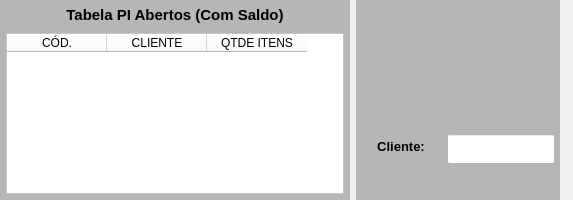
     <widget class="QWidget" name="widget_3" native="true">
      <property name="minimumSize">
       <size>
        <width>0</width>
        <height>200</height>
       </size>
      </property>
      <property name="maximumSize">
       <size>
        <width>16777215</width>
        <height>200</height>
       </size>
      </property>
      <layout class="QHBoxLayout" name="horizontalLayout_2">
       <property name="leftMargin">
        <number>0</number>
       </property>
       <property name="topMargin">
        <number>0</number>
       </property>
       <property name="rightMargin">
        <number>0</number>
       </property>
       <property name="bottomMargin">
        <number>0</number>
       </property>
       <item>
        <widget class="QWidget" name="widget_Cor1" native="true">
         <property name="minimumSize">
          <size>
           <width>350</width>
           <height>0</height>
          </size>
         </property>
         <property name="maximumSize">
          <size>
           <width>350</width>
           <height>16777215</height>
          </size>
         </property>
         <property name="styleSheet">
          <string notr="true">background-color: rgb(182, 182, 182);</string>
         </property>
         <layout class="QVBoxLayout" name="verticalLayout_5">
          <property name="spacing">
           <number>6</number>
          </property>
          <property name="leftMargin">
           <number>6</number>
          </property>
          <property name="topMargin">
           <number>2</number>
          </property>
          <property name="rightMargin">
           <number>6</number>
          </property>
          <property name="bottomMargin">
           <number>6</number>
          </property>
          <item>
           <widget class="QLabel" name="label_8">
            <property name="minimumSize">
             <size>
              <width>0</width>
              <height>25</height>
             </size>
            </property>
            <property name="maximumSize">
             <size>
              <width>16777215</width>
              <height>25</height>
             </size>
            </property>
            <property name="font">
             <font>
              <pointsize>11</pointsize>
              <weight>75</weight>
              <bold>true</bold>
             </font>
            </property>
            <property name="text">
             <string>Tabela PI Abertos (Com Saldo)</string>
            </property>
            <property name="alignment">
             <set>Qt::AlignCenter</set>
            </property>
           </widget>
          </item>
          <item>
           <widget class="QTableWidget" name="table_PI_Aberto">
            <property name="sizePolicy">
             <sizepolicy hsizetype="Preferred" vsizetype="Preferred">
              <horstretch>0</horstretch>
              <verstretch>0</verstretch>
             </sizepolicy>
            </property>
            <property name="font">
             <font>
              <pointsize>9</pointsize>
             </font>
            </property>
            <property name="styleSheet">
             <string notr="true">background-color: rgb(255, 255, 255);</string>
            </property>
            <column>
             <property name="text">
              <string>CÓD.</string>
             </property>
            </column>
            <column>
             <property name="text">
              <string>CLIENTE</string>
             </property>
            </column>
            <column>
             <property name="text">
              <string>QTDE ITENS</string>
             </property>
            </column>
           </widget>
          </item>
         </layout>
        </widget>
       </item>
       <item>
        <widget class="QWidget" name="widget_Cor2" native="true">
         <property name="styleSheet">
          <string notr="true">background-color: rgb(182, 182, 182);</string>
         </property>
         <layout class="QVBoxLayout" name="verticalLayout_2">
          <property name="leftMargin">
           <number>0</number>
          </property>
          <property name="topMargin">
           <number>0</number>
          </property>
          <property name="rightMargin">
           <number>0</number>
          </property>
          <property name="bottomMargin">
           <number>0</number>
          </property>
          <item>
           <widget class="QLabel" name="label_2">
            <property name="text">
             <string/>
            </property>
           </widget>
          </item>
          <item>
           <widget class="QWidget" name="widget_5" native="true">
            <property name="minimumSize">
             <size>
              <width>0</width>
              <height>35</height>
             </size>
            </property>
            <property name="maximumSize">
             <size>
              <width>16777215</width>
              <height>35</height>
             </size>
            </property>
            <layout class="QHBoxLayout" name="horizontalLayout_3">
             <property name="leftMargin">
              <number>5</number>
             </property>
             <property name="topMargin">
              <number>5</number>
             </property>
             <property name="rightMargin">
              <number>5</number>
             </property>
             <property name="bottomMargin">
              <number>5</number>
             </property>
             <item>
              <widget class="QLabel" name="label_41">
               <property name="minimumSize">
                <size>
                 <width>80</width>
                 <height>0</height>
                </size>
               </property>
               <property name="maximumSize">
                <size>
                 <width>80</width>
                 <height>16777215</height>
                </size>
               </property>
               <property name="font">
                <font>
                 <pointsize>10</pointsize>
                 <weight>75</weight>
                 <bold>true</bold>
                </font>
               </property>
               <property name="text">
                <string>Cliente:</string>
               </property>
               <property name="alignment">
                <set>Qt::AlignCenter</set>
               </property>
              </widget>
             </item>
             <item>
              <widget class="QLineEdit" name="line_Cliente">
               <property name="sizePolicy">
                <sizepolicy hsizetype="Preferred" vsizetype="Preferred">
                 <horstretch>0</horstretch>
                 <verstretch>0</verstretch>
                </sizepolicy>
               </property>
               <property name="minimumSize">
                <size>
                 <width>0</width>
                 <height>30</height>
                </size>
               </property>
               <property name="maximumSize">
                <size>
                 <width>16777215</width>
                 <height>30</height>
                </size>
               </property>
               <property name="font">
                <font>
                 <pointsize>9</pointsize>
                 <weight>50</weight>
                 <bold>false</bold>
                </font>
               </property>
               <property name="styleSheet">
                <string notr="true">background-color: rgb(255, 255, 255);</string>
               </property>
               <property name="alignment">
                <set>Qt::AlignCenter</set>
               </property>
              </widget>
             </item>
            </layout>
           </widget>
          </item>
          <item>
           <widget class="QLabel" name="label_3">
            <property name="minimumSize">
             <size>
              <width>0</width>
              <height>30</height>
             </size>
            </property>
            <property name="maximumSize">
             <size>
              <width>16777215</width>
              <height>30</height>
             </size>
            </property>
            <property name="text">
             <string/>
            </property>
           </widget>
          </item>
         </layout>
        </widget>
       </item>
       <item>
        <widget class="QLabel" name="label">
         <property name="text">
          <string/>
         </property>
        </widget>
       </item>
      </layout>
     </widget>
